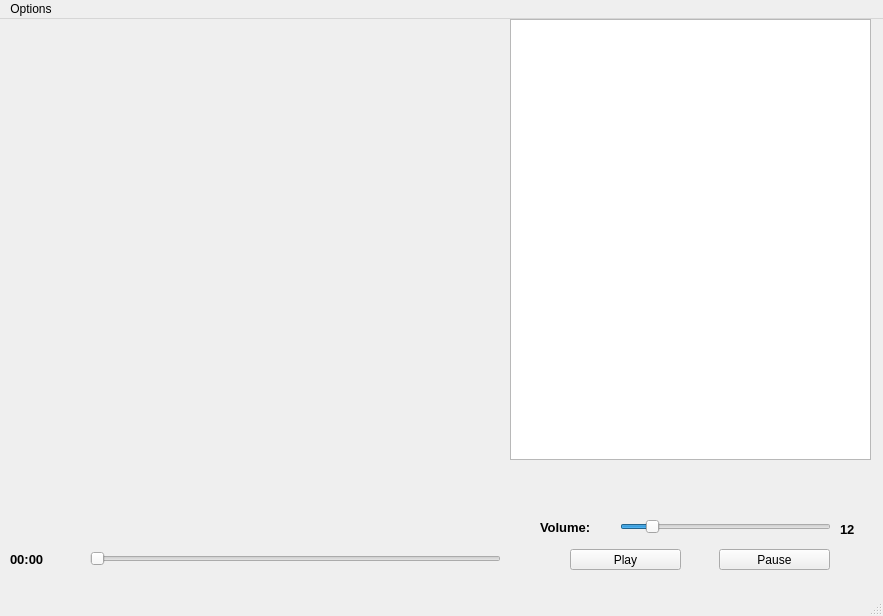
<?xml version="1.0" encoding="UTF-8"?>
<ui version="4.0">
 <class>MainWindow</class>
 <widget class="QMainWindow" name="MainWindow">
  <property name="geometry">
   <rect>
    <x>0</x>
    <y>0</y>
    <width>883</width>
    <height>616</height>
   </rect>
  </property>
  <property name="windowTitle">
   <string>Music Player</string>
  </property>
  <widget class="QWidget" name="centralwidget">
   <widget class="QListWidget" name="musicList">
    <property name="geometry">
     <rect>
      <x>510</x>
      <y>0</y>
      <width>361</width>
      <height>441</height>
     </rect>
    </property>
   </widget>
   <widget class="QLabel" name="albumCover">
    <property name="geometry">
     <rect>
      <x>20</x>
      <y>0</y>
      <width>441</width>
      <height>441</height>
     </rect>
    </property>
    <property name="text">
     <string/>
    </property>
   </widget>
   <widget class="QSlider" name="songProgress">
    <property name="geometry">
     <rect>
      <x>90</x>
      <y>530</y>
      <width>411</width>
      <height>20</height>
     </rect>
    </property>
    <property name="maximum">
     <number>20</number>
    </property>
    <property name="value">
     <number>0</number>
    </property>
    <property name="orientation">
     <enum>Qt::Horizontal</enum>
    </property>
   </widget>
   <widget class="QSlider" name="volumeSlider">
    <property name="geometry">
     <rect>
      <x>620</x>
      <y>500</y>
      <width>211</width>
      <height>16</height>
     </rect>
    </property>
    <property name="maximum">
     <number>40</number>
    </property>
    <property name="value">
     <number>5</number>
    </property>
    <property name="orientation">
     <enum>Qt::Horizontal</enum>
    </property>
   </widget>
   <widget class="QLabel" name="volumePercent">
    <property name="geometry">
     <rect>
      <x>840</x>
      <y>500</y>
      <width>31</width>
      <height>20</height>
     </rect>
    </property>
    <property name="font">
     <font>
      <pointsize>10</pointsize>
      <weight>75</weight>
      <bold>true</bold>
     </font>
    </property>
    <property name="text">
     <string>12</string>
    </property>
   </widget>
   <widget class="QLabel" name="positionLabel">
    <property name="geometry">
     <rect>
      <x>10</x>
      <y>530</y>
      <width>71</width>
      <height>20</height>
     </rect>
    </property>
    <property name="font">
     <font>
      <pointsize>10</pointsize>
      <weight>75</weight>
      <bold>true</bold>
     </font>
    </property>
    <property name="text">
     <string>00:00</string>
    </property>
   </widget>
   <widget class="QPushButton" name="pauseButton">
    <property name="geometry">
     <rect>
      <x>719</x>
      <y>530</y>
      <width>111</width>
      <height>21</height>
     </rect>
    </property>
    <property name="text">
     <string>Pause</string>
    </property>
   </widget>
   <widget class="QPushButton" name="playButton">
    <property name="geometry">
     <rect>
      <x>570</x>
      <y>530</y>
      <width>111</width>
      <height>21</height>
     </rect>
    </property>
    <property name="text">
     <string>Play</string>
    </property>
   </widget>
   <widget class="QLabel" name="volumeLabel">
    <property name="geometry">
     <rect>
      <x>540</x>
      <y>500</y>
      <width>61</width>
      <height>16</height>
     </rect>
    </property>
    <property name="font">
     <font>
      <pointsize>10</pointsize>
      <weight>75</weight>
      <bold>true</bold>
     </font>
    </property>
    <property name="text">
     <string>Volume:</string>
    </property>
   </widget>
   <widget class="QLabel" name="songPlayingLabel">
    <property name="geometry">
     <rect>
      <x>60</x>
      <y>460</y>
      <width>431</width>
      <height>21</height>
     </rect>
    </property>
    <property name="font">
     <font>
      <pointsize>10</pointsize>
      <weight>75</weight>
      <bold>true</bold>
     </font>
    </property>
    <property name="text">
     <string/>
    </property>
   </widget>
   <widget class="QLabel" name="artistInfoLabel">
    <property name="geometry">
     <rect>
      <x>60</x>
      <y>490</y>
      <width>431</width>
      <height>16</height>
     </rect>
    </property>
    <property name="font">
     <font>
      <pointsize>10</pointsize>
      <weight>75</weight>
      <italic>true</italic>
      <bold>true</bold>
     </font>
    </property>
    <property name="text">
     <string/>
    </property>
   </widget>
  </widget>
  <widget class="QStatusBar" name="statusbar"/>
  <widget class="QMenuBar" name="menubar">
   <property name="geometry">
    <rect>
     <x>0</x>
     <y>0</y>
     <width>883</width>
     <height>20</height>
    </rect>
   </property>
   <widget class="QMenu" name="menuAddMusic">
    <property name="title">
     <string>Options</string>
    </property>
    <addaction name="separator"/>
    <addaction name="actionAdd_Music"/>
    <addaction name="actionChange_Default_Directory"/>
   </widget>
   <addaction name="menuAddMusic"/>
  </widget>
  <action name="actionAdd_Music">
   <property name="text">
    <string>Add Music</string>
   </property>
  </action>
  <action name="actionChange_Default_Directory">
   <property name="text">
    <string>Change Default Directory</string>
   </property>
  </action>
 </widget>
 <resources/>
 <connections/>
</ui>
